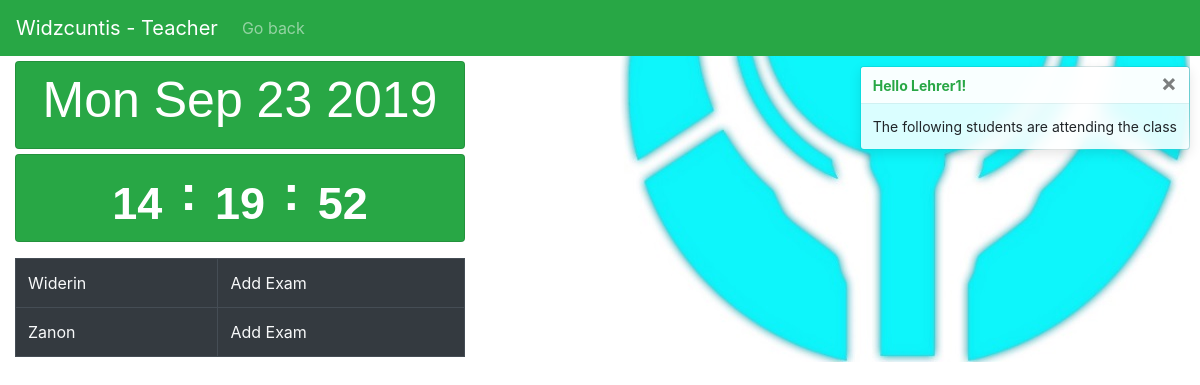
/users/home/logged_t/class/1 (signed in), run on an earlier commit of the app's database.
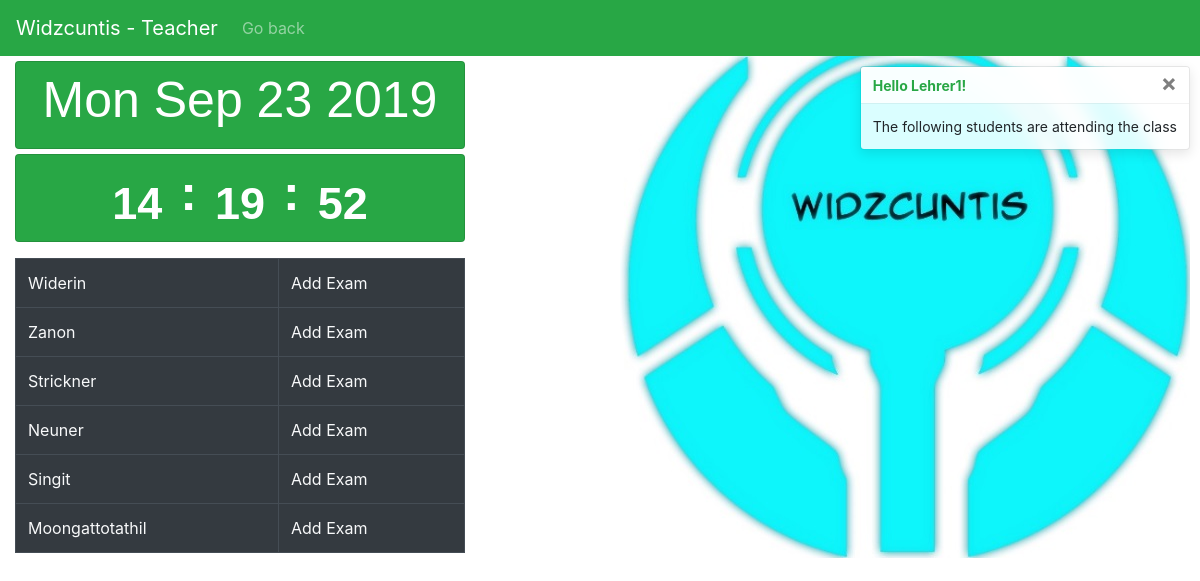
And on a later commit of the database.
### school/models.py (models this page shows, shortened)
class Student(models.Model):
    klasse = models.ForeignKey(Class, on_delete=models.CASCADE)
    name = models.CharField(max_length=200)
    first_name = models.CharField(max_length=200)
    user = related.ForeignKey(CustomUser, on_delete=models.CASCADE)

### users/views.py (the view)
# urls.py: path('home/logged_t/class/<int:pk>', views.TeacherClass.as_view(), name='ClassTeacher'),
class TeacherClass(generic.ListView):
    template_name='teacherclass.html'
    context_object_name='student_list'
    def get_queryset(self):
        s=[]
        pk=self.kwargs['pk']
        if(self.request.user.is_authenticated):
            user=  self.request.user
        authorized=False
        for i in Clatea.objects.all():
            if(i.klasse.id==pk and i.teacher.user.id==user.id):
                authorized=True
        if(authorized==False):
            return s
        Student.objects.order_by("name")
        for i in Student.objects.all():
            if(i.klasse.id==pk):
                s.append(i)
        return s

### templates/teacherclass.html (shortened to what this page needs)
{% extends 'base.html' %}
{% block content %}
{% if student_list %}
<nav class="navbar navbar-expand-lg navbar-dark bg-success">
    <a class="navbar-brand" href="{% url 'BackHome' %}">Widzcuntis - Teacher</a>
    <div class="collapse navbar-collapse" id="navbarText">
      <ul class="navbar-nav">
        <li class="nav-item">
          <a class="nav-link" href="{% url 'logged_home' %}">Go back</a>
        </li>
      </ul>
    </div>
  </nav>
  <div role="alert" aria-live="assertive" aria-atomic="true" style="position: relative; min-height: 0px;" >
    <div class="toast" data-autohide="false">
        <div class="toast-header">
          <strong class="mr-auto text-success">Hello {{ user.username }}!</strong>
          <button type="button" class="ml-2 mb-1 close" data-dismiss="toast">&times;</button>
        </div>
        <div class="toast-body">
            The following students are attending the class</div>
      </div>
    </div>
  <div class="col-md-3 container">
    <div class="card width=75 bg-success text-white rounded datee">
      <h2 class="card-title text-center">
      <div class="d-flex flex-wrap justify-content-center mt-2">
        <p id="demo" class="datum"></p>
      </div>
    </div>
  <div class="card width=75 bg-success text-white rounded clock">
    <h3 class="card-title text-center">
    <div class="d-flex flex-wrap justify-content-center mt-2">
     <a><span class="badge hours"></span></a> <p class="colon">:</p>
     <a><span class="badge min"></span></a> <p class="colon">:</p>
     <a><span class="badge sec"></span></a>
    </div>
    </h3>
  </div>
  </div>
  <table class="table gradet table-bordered table-dark table-hover">
    <tbody>
        {% for student in student_list %}
            <tr>
                <td><a href="{% url 'TeacherStudent' student.id %}" class="text-light">{{ student.name }}</a></td>
                <td><a href="{% url 'AddExam' student.id %}" class="text-light">Add Exam</a></td>
            </tr>
        {% endfor %}
    </tbody>
  </table>
{% else %}
    <p>There are no entries or you are not authorized.</p>
    <a href="{% url 'BackHome' %}">Go Home</a>
{% endif %}
{% endblock %}

What changed in the data, as far as the page shows it:
added Student: name "Strickner"
added Student: name "Neuner"
added Student: name "Singit"
added Student: name "Moongattotathil"
